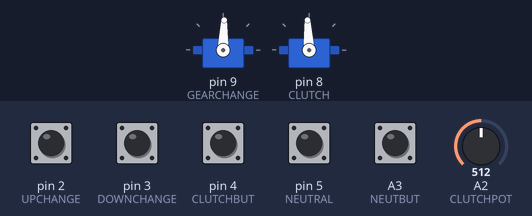
The sketch below on a simulated Arduino Uno, built with avr-gcc and run on an emulated ATmega328P. Parts: 2 × servo. The inputs (shaded band) are chosen by the test bench; at power-on: A3 (NEUTBUT), pin 2 (UPCHANGE), pin 3 (DOWNCHANGE), pin 4 (CLUTCHBUT), pin 5 (NEUTRAL) HIGH, A2 (CLUTCHPOT) = 512. What the sketch prints to the serial monitor is not drawn.

Above: at 1.2 s.
1.3 s: pin 2 (UPCHANGE) pulled LOW for 0.15 s
At 1.9 s:
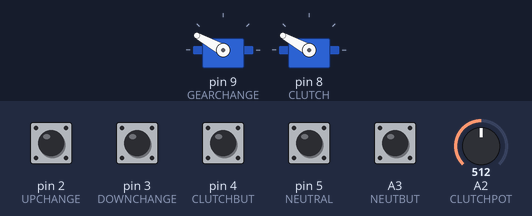
3.7 s: A3 (NEUTBUT) pulled LOW for 0.15 s
At 4.3 s:
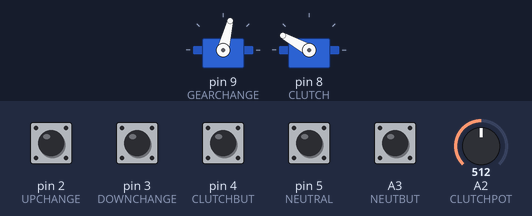
5.9 s: pin 3 (DOWNCHANGE) pulled LOW for 0.15 s
At 6.78 s:
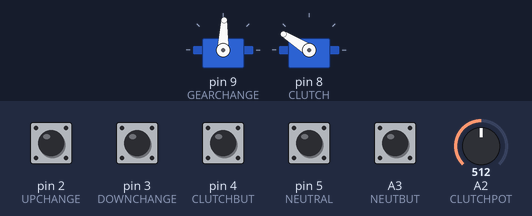
9.0 s: A2 (CLUTCHPOT) set to 900
At 10.1 s:
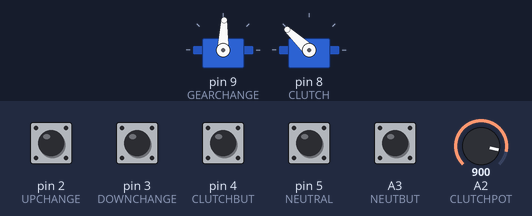
10.5 s: pin 2 (UPCHANGE) pulled LOW for 1 s
At 11.0 s:
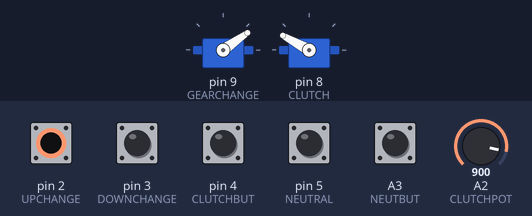
13.0 s: pin 3 (DOWNCHANGE) pulled LOW for 1 s
At 14.49 s:
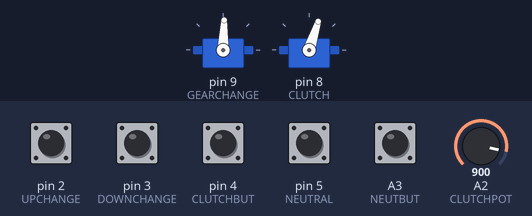
Timing chart, 0 to 16.5 s (numbered marks = the images above; inputs shaded):
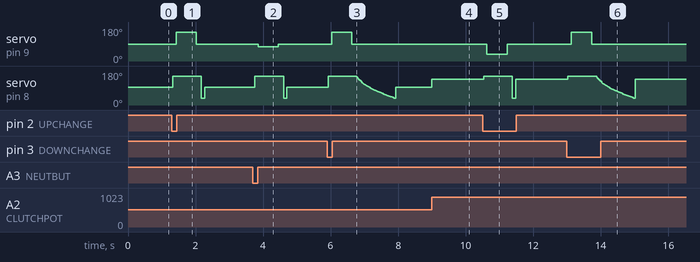

The sketch:

otherchang_santi_EMBRAG.ino
```cpp
#include <Servo.h>

#define GEARCHANGE 9
#define CLUTCH 8
#define GEARPOS A0
#define CLUTCHPOS A1
#define CLUTCHPOT A2
#define CLUTCHBUT 4
#define NEUTBUT A3
#define NEUTRAL 5

#define POT_MAX 1023
#define POT_MIN 0

#define UPCHANGE 2
#define DOWNCHANGE 3

#define DELAY 600

#define midpoint 90
#define midpointms 1450
//#define halfup 65
#define halfup 1330
//#define downchange 180
#define downchange 2100
//#define upchange 0
#define upchange 900
#define movetime 500

//#define clutched 0
//#define declutched 100

#define clutched 900
#define declutched 2100

Servo gearchg;
Servo clutch;

int gear = 0;
char gears[7] = {'N', '1', '2', '3', '4', '5', '6'};

unsigned long lastmove = 0;
int currmove = 0;

int change = 0;
int changeinprogress = 0;
unsigned long lastshow = 0;
int nowclutched = 0;
unsigned long lastclutched = 0;

unsigned long laststart = 0;
int started = 0;

int RELEASE = 0;
int ERRORFOUND = 0;

void setup()
{
  Serial.begin(9600);
  pinMode(GEARCHANGE, OUTPUT);
  pinMode(CLUTCH, OUTPUT);
  pinMode(UPCHANGE, INPUT);
  pinMode(DOWNCHANGE, INPUT);
  pinMode(NEUTBUT, INPUT);
  pinMode(CLUTCHBUT, INPUT);

  gearchg.attach(GEARCHANGE);
  clutch.attach(CLUTCH);
  gearchg.writeMicroseconds(midpointms);
  clutch.write(clutched);
}

void loop()
{

  if (digitalRead(CLUTCHBUT) == 0)
  {
    clutch.write(declutched);
  }
  else if (analogRead(CLUTCHPOT) > 1000)
  {
    clutch.write(declutched);
  }
  else if (analogRead(CLUTCHPOT) > 102)
  {
    clutch.write((float) clutched + (((float) declutched - (float)  clutched) * (( (float) analogRead(CLUTCHPOT) - (float) POT_MIN) / ((float) POT_MAX - (float) POT_MIN))));
  }
  else
  {
    clutch.write(clutched);
  }

  if ((digitalRead(UPCHANGE) == 0) && (RELEASE == 0) && ((gear < 6) || ERRORFOUND))
  {
    if (started == 0)
    {
      laststart = millis();
      started = 1;
    }
    else if (millis() - laststart > 25)
    {
      clutch.write(declutched);
      delay(100);
      if (gear > 0 || ERRORFOUND)
      {
        gearchg.write(upchange);
      }
      else
      {
        gearchg.write(downchange);
      }
      unsigned long changestart = millis();
      while (millis() - changestart < DELAY)
      {
        if (digitalRead(NEUTRAL) == 0)
        {
          ERRORFOUND = 0;
          gear = 1;
        }
      }
      gearchg.writeMicroseconds(midpointms);
      delay(150);
      clutch.write(clutched);
      delay(100);
      if (digitalRead(NEUTRAL) == 1 && !ERRORFOUND)
      {
        gear++;
      }
      else
      {
        ERRORFOUND = 1;
      }
      started = 0;
      RELEASE = 1;
    }
  }
  else if ((digitalRead(DOWNCHANGE) == 0) && (RELEASE == 0) && ((gear > 1) || ERRORFOUND))
  {
    if (started == 0)
    {
      laststart = millis();
      started = 1;
    }
    else if (millis() - laststart > 25)
    {
      float clutchpos = declutched;
      float clutchinc = ((float) clutched - (float) declutched) / 40.0;
      clutch.write(declutched);
      delay(100);
      gearchg.write(downchange);
      unsigned long changestart = millis();
      while (millis() - changestart < DELAY)
      {
        if (digitalRead(NEUTRAL) == 0)
        {
          ERRORFOUND = 0;
          gear = 2;
        }
      }
      gearchg.writeMicroseconds(midpointms);
      delay(150);
      int startdelay = 10;
      int incdelay = 1;
      while (clutchpos > 0)
      {
        clutchpos += clutchinc;
        if (clutchinc < 0)
        {
          if (clutchpos <= clutched)
          {
            break;
          }
        }
        else if (clutchinc > 0)
        {
          if (clutchpos >= clutched)
          {
            break;
          }
        }
        else
        {
          break;
        }
        clutch.write((int) clutchpos);
        delay(startdelay);
        startdelay += incdelay;
      }
      clutch.write(clutched);
      delay(10);
      if (digitalRead(NEUTRAL) == 1 && !ERRORFOUND)
      {
        gear--;
      }
      else
      {
        ERRORFOUND = 1;
      }
      started = 0;
      RELEASE = 1;
    }
  }
  else if ((digitalRead(NEUTBUT) == 0) && (RELEASE == 0) && ((gear == 1) || ERRORFOUND))
  {
    if (started == 0)
    {
      laststart = millis();
      started = 1;
    }
    else if (millis() - laststart > 50)
    {
      clutch.write(declutched);
      delay(100);
      gearchg.write(halfup);
      delay(DELAY);
      gearchg.writeMicroseconds(midpointms);
      delay(150);
      clutch.write(clutched);
      delay(100);
      if (digitalRead(NEUTRAL) == 0)
      {
        ERRORFOUND = 0;
        gear = 0;
      }
      else
      {
        ERRORFOUND = 1;
      }
      started = 0;
      RELEASE = 1;
    }
  }
  else if ((digitalRead(DOWNCHANGE)) == 1 && (digitalRead(UPCHANGE) == 1) && (digitalRead(NEUTBUT) == 1))
  {
    RELEASE = 0;
    started = 0;
  }
  else
  {
    gearchg.writeMicroseconds(midpointms);
    delay(10);
  }
  if(!ERRORFOUND)
  {
    Serial.println(gears[gear]);
  }
  else
  {
    Serial.println("X");
  }
}
```

Measured:
- after the input at 1.3 s, servo on pin 9 (GEARCHANGE): 88° → 151° after 0.13 s, → 88° 0.60 s later; servo on pin 8 (CLUTCH): 93° → 151° at once, → 35° 0.85 s later, → 93° 0.10 s later
- after the input at 3.7 s, servo on pin 9 (GEARCHANGE): 88° → 76° after 0.16 s, → 88° 0.60 s later; servo on pin 8 (CLUTCH): 93° → 151° after 0.06 s, → 35° 0.85 s later, → 93° 0.10 s later
- after the input at 5.9 s, servo on pin 9 (GEARCHANGE): 88° → 151° after 0.13 s, → 88° 0.60 s later
- after the input at 9.0 s, servo on pin 8 (CLUTCH): 93° → 137° at once
- after the input at 10.5 s, servo on pin 9 (GEARCHANGE): 88° → 35° after 0.13 s, → 88° 0.60 s later; servo on pin 8 (CLUTCH): 137° → 151° at once, → 35° 0.85 s later, → 137° 0.10 s later
- after the input at 13.0 s, servo on pin 9 (GEARCHANGE): 88° → 151° after 0.13 s, → 88° 0.60 s later
